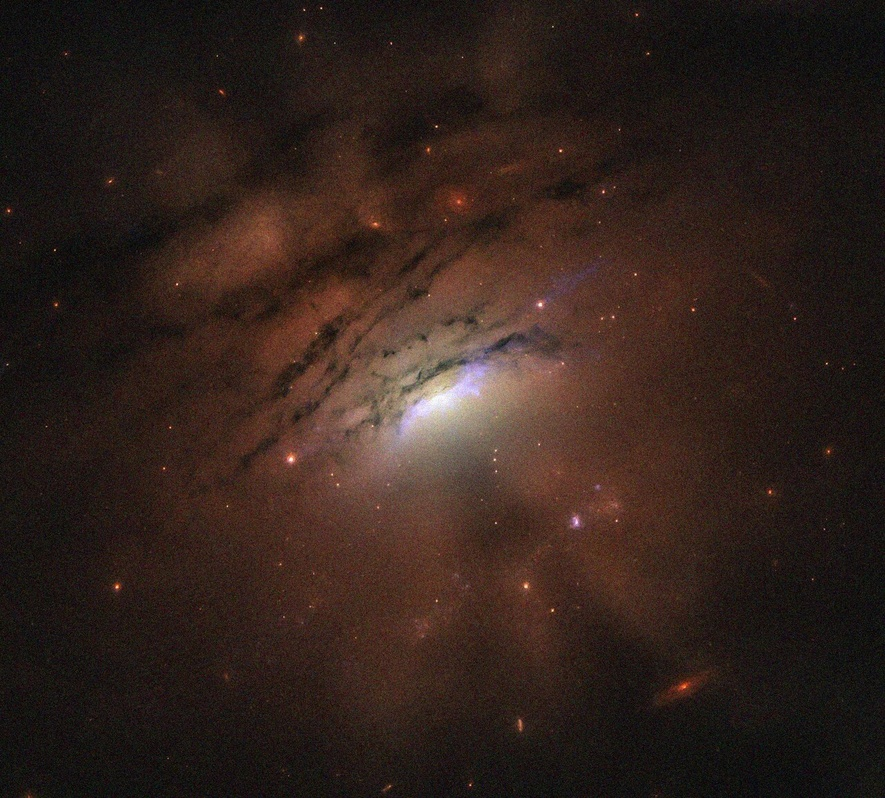
%> input picture 3rdYears/Y3T2/ComputerVision/Lab04-UnsharpMasking/dark_rays.jpg, 885 x 798 px, shrunk from 1600 x 1443 before the run
$ octave Lab04_UnsharpMasking.m   (GNU Octave 9; MATLAB toolbox functions it lacks are replaced by stand-ins)
%> lines starting %> are read from the running program, lines starting %| are printed output that depends on the picture
original = imread('dark_rays.jpg');
%> original is the input picture: size 798x885x3 uint8; mean R, G, B 49.7, 34.4, 28.4
im = rgb2gray(original);
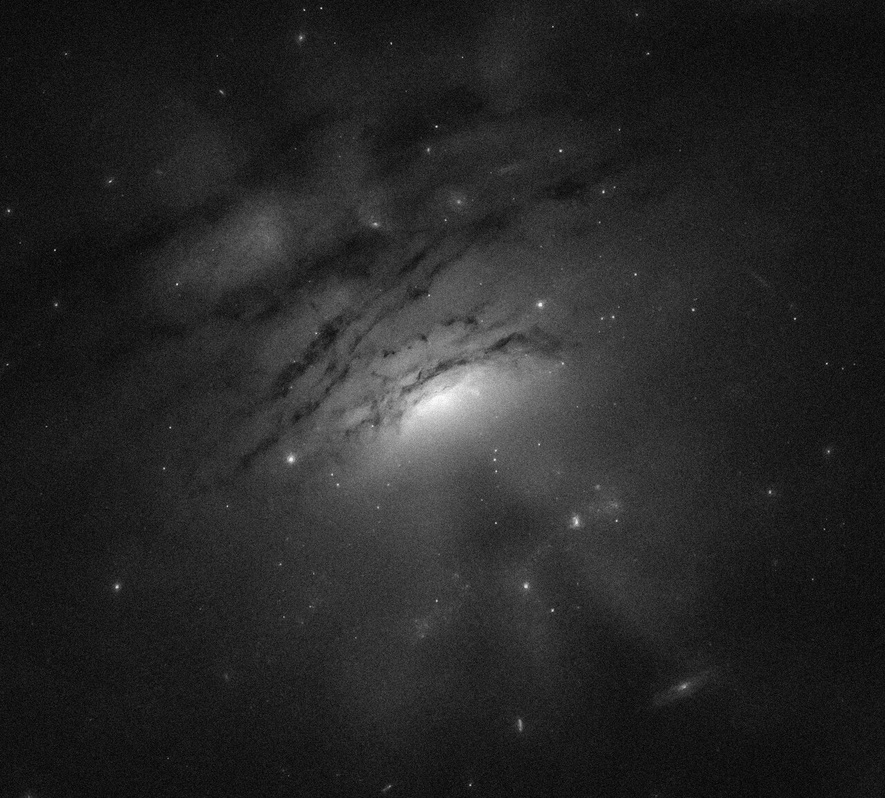
%> im: size 798x885 uint8; min 0, max 253, mean 38.3
j = imadjust(im, stretchlim(im), [0.0, 1.0]);
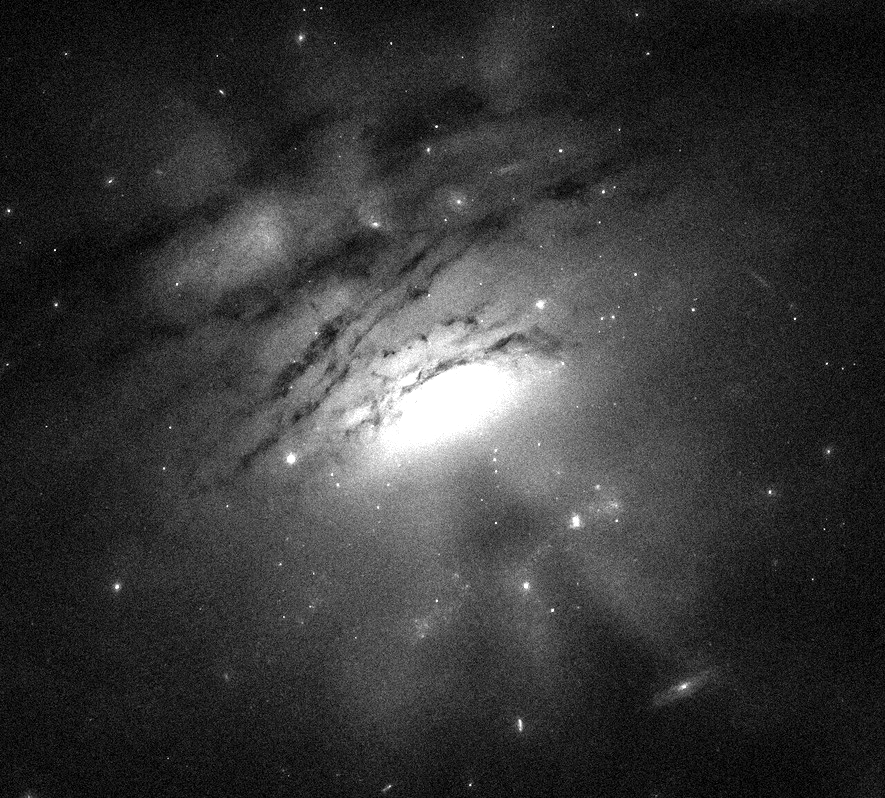
%> j: size 798x885 uint8; min 0, max 255, mean 54.8

%Original
subplot(1, 3, 1);
imshow(original);
title('Original');

%1
img_blur = imgaussfilt(im, 3);
img_unsharp = original - img_blur;
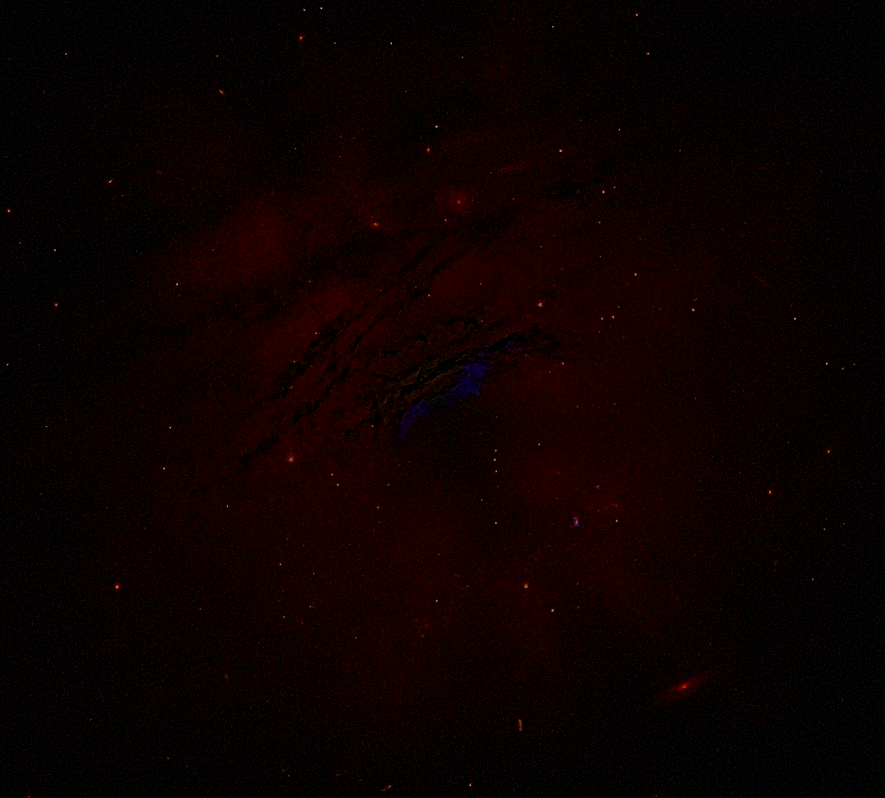
%> img_unsharp: size 798x885x3 uint8; mean R, G, B 12, 1.3, 0.7
img_output = original + (5 * img_unsharp);
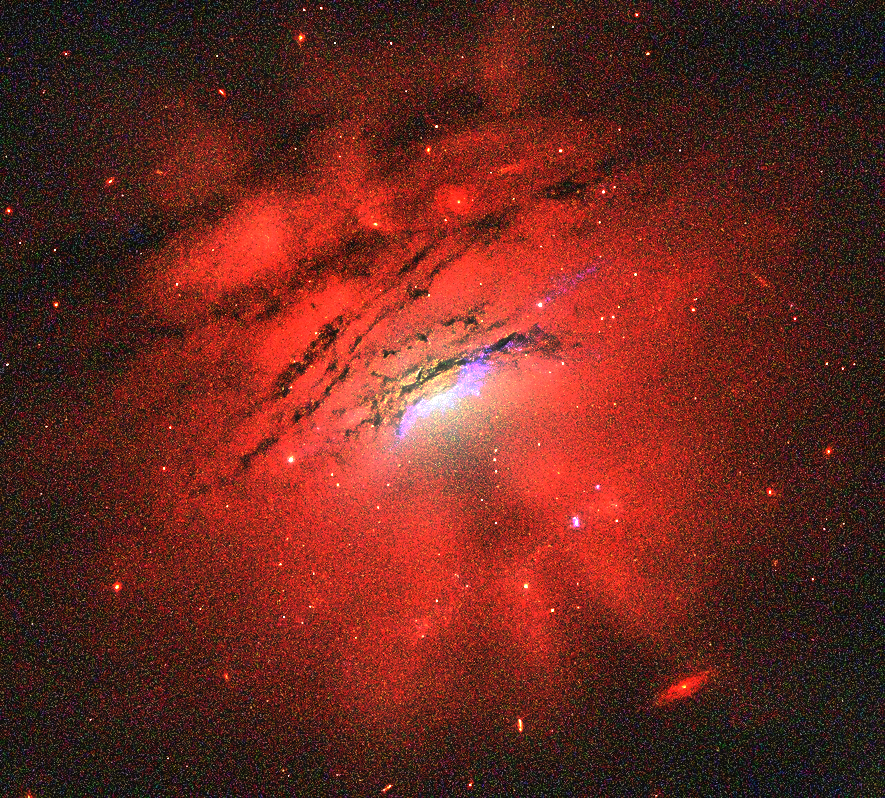
%> img_output: size 798x885x3 uint8; mean R, G, B 106.8, 40.9, 31.8
img_output = imgaussfilt(img_output, 1.0);
subplot(1, 3, 2);
imshow(img_output);
title('Two');

%2
img_blur1 = imgaussfilt(j, 2);
img_unsharp1 = original - img_blur1;
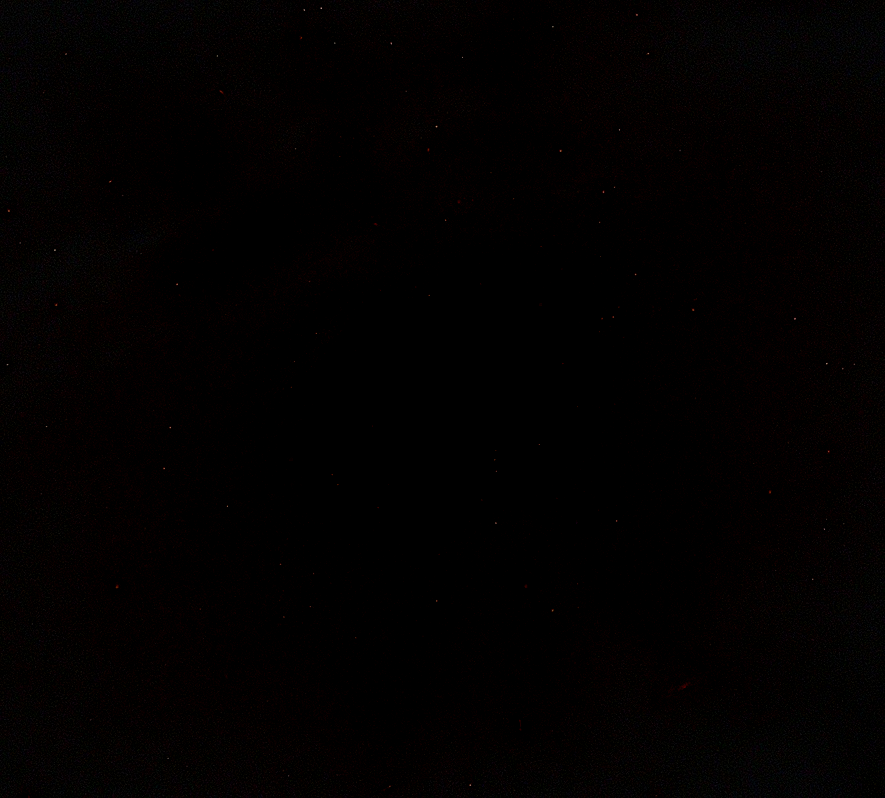
%> img_unsharp1: size 798x885x3 uint8; mean R, G, B 2.3, 0.7, 0.5
img_output2 = original + (3 * img_unsharp1);
subplot(1, 3, 3);
imshow(img_output2);
title('Three');
